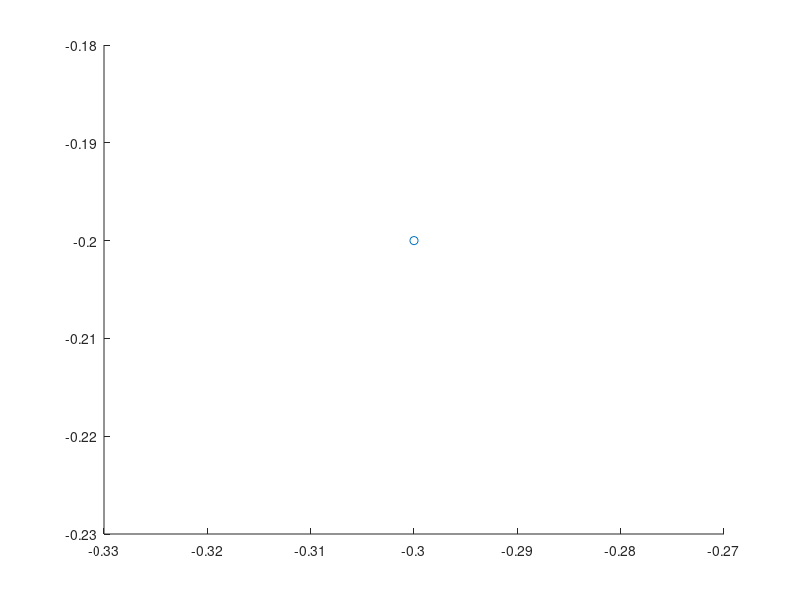

Write MATLAB code to recreate this figure. (Note: this script raises an error after producing the figure.)
%Generate projection stuff.
gt_proj = [
	1200	0		1152	0;
	0		1200	648		0;
	0		0		1		0
];
gt_dist = [
	1 1 40 0.1 0.1
];

%Generate transforms.
gt_CAM_to_BASE = [
	1 0 0 -0.3;
	0 1 0 -0.2;
	0 0 1 0.5;
	0 0 0 1
];
gt_BASE_to_TIP_all = nan(96, 4, 4);

i = 1;
for x = 0.0 : 0.1 : 0.5
	for y = 0.0 : 0.1 : 0.3
		for z = 0 : 0.1 : 0.3
			gt_BASE_to_TIP_all(i, :, :) = [
				1 0 0 x;
				0 1 0 y;
				0 0 1 z;
				0 0 0 1
			];
			i = i + 1;
		end
	end
end
gt_TIP_to_TARGET = [
	1 0 0 0;
	0 1 0 0;
	0 0 1 0;
	0 0 0 1
];
gt_TARGET_to_POINT_all = nan(25, 4, 4);
i = 1;
for u = 0 : 4
	for v = 0 : 4
		gt_TARGET_to_POINT_all(i, :, :) = [
			1 0 0 u * 0.03;
			0 1 0 v * 0.03;
			0 0 1 0.01;
			0 0 0 1
		];
		i = i + 1;
	end
end

%Project
projection_results = nan(size(gt_BASE_to_TIP_all, 1) * size(gt_TARGET_to_POINT_all, 1) / 2, 34);
i = 1;
j = 1;
figure();
hold on;
for tip = 1 : size(gt_BASE_to_TIP_all, 1)
	BASE_to_TIP = squeeze(gt_BASE_to_TIP_all(tip, :, :));
	for dot = 1 : size(gt_TARGET_to_POINT_all, 1)
		TARGET_to_POINT = squeeze(gt_TARGET_to_POINT_all(dot, :, :));
		
		%Position
		CAM_to_POINT = gt_CAM_to_BASE * BASE_to_TIP * gt_TIP_to_TARGET * TARGET_to_POINT;
		
		if(i == 1)
			TARGET_to_POINT
			TIP_to_POINT = gt_TIP_to_TARGET * TARGET_to_POINT
			BASE_to_POINT = BASE_to_TIP * gt_TIP_to_TARGET * TARGET_to_POINT
			CAM_to_POINT
		end
		
		scatter3(CAM_to_POINT(1, 4), CAM_to_POINT(2, 4), CAM_to_POINT(3, 4), [], 'rx');
		
		%Project
		projected_point = gt_proj * [CAM_to_POINT(1, 4); CAM_to_POINT(2, 4); CAM_to_POINT(3, 4); 1];
		u = projected_point(1) / projected_point(3);
		v = projected_point(2) / projected_point(3);
		
		%Distort
		[u_d, v_d] = distort(u, v, gt_dist, gt_proj);
		
		%Round
		u_d = u_d - mod(u_d, 1.0);
		v_d = v_d - mod(v_d, 1.0);
		
		%Record
		if(mod(i, 2) == 0)
			projection_results(j, :) = [
				squeeze(reshape(BASE_to_TIP, [], 1))' squeeze(reshape(TARGET_to_POINT, [], 1))' u_d v_d
			]';
			j = j + 1;
		end
		i = i + 1;
	end
end

quiver3(0, 0, 0, 0, 0, 1, 'b-');
quiver3(0, 0, 0, 1, 0, 0, 'r-');
quiver3(0, 0, 0, 0, 1, 0, 'g-');
axis equal;
hold off;

figure();
scatter(projection_results(:, 33), projection_results(:, 34));
axis equal;

csvwrite("rdata_1-1-40-01-01_r1d2.csv", projection_results);